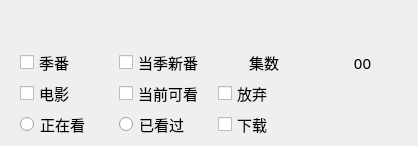
             <widget class="QWidget" name="tab_10">
              <attribute name="title">
               <string>Debug</string>
              </attribute>
              <widget class="QWidget" name="widget_9" native="true">
               <property name="geometry">
                <rect>
                 <x>20</x>
                 <y>50</y>
                 <width>389</width>
                 <height>87</height>
                </rect>
               </property>
               <layout class="QGridLayout" name="gridLayout_8">
                <property name="topMargin">
                 <number>3</number>
                </property>
                <property name="bottomMargin">
                 <number>3</number>
                </property>
                <property name="verticalSpacing">
                 <number>12</number>
                </property>
                <item row="0" column="2">
                 <widget class="QLabel" name="Weight_6">
                  <property name="maximumSize">
                   <size>
                    <width>100</width>
                    <height>16777215</height>
                   </size>
                  </property>
                  <property name="font">
                   <font>
                    <family>宋体</family>
                    <pointsize>11</pointsize>
                   </font>
                  </property>
                  <property name="text">
                   <string>集数</string>
                  </property>
                  <property name="alignment">
                   <set>Qt::AlignCenter</set>
                  </property>
                 </widget>
                </item>
                <item row="2" column="0">
                 <widget class="QRadioButton" name="WatchingAnime_2">
                  <property name="font">
                   <font>
                    <family>宋体</family>
                    <pointsize>11</pointsize>
                   </font>
                  </property>
                  <property name="text">
                   <string>正在看</string>
                  </property>
                  <property name="checkable">
                   <bool>true</bool>
                  </property>
                  <property name="checked">
                   <bool>false</bool>
                  </property>
                 </widget>
                </item>
                <item row="1" column="2">
                 <widget class="QCheckBox" name="GiveUp">
                  <property name="font">
                   <font>
                    <family>宋体</family>
                    <pointsize>11</pointsize>
                   </font>
                  </property>
                  <property name="text">
                   <string>放弃</string>
                  </property>
                  <property name="checkable">
                   <bool>true</bool>
                  </property>
                 </widget>
                </item>
                <item row="1" column="0">
                 <widget class="QCheckBox" name="AnimeMovie_2">
                  <property name="font">
                   <font>
                    <family>宋体</family>
                    <pointsize>11</pointsize>
                   </font>
                  </property>
                  <property name="text">
                   <string>电影</string>
                  </property>
                  <property name="checkable">
                   <bool>true</bool>
                  </property>
                 </widget>
                </item>
                <item row="1" column="1">
                 <widget class="QCheckBox" name="NowCanWatch">
                  <property name="font">
                   <font>
                    <family>宋体</family>
                    <pointsize>11</pointsize>
                   </font>
                  </property>
                  <property name="text">
                   <string>当前可看</string>
                  </property>
                  <property name="checkable">
                   <bool>true</bool>
                  </property>
                 </widget>
                </item>
                <item row="2" column="1">
                 <widget class="QRadioButton" name="WatchedAnime_2">
                  <property name="font">
                   <font>
                    <family>宋体</family>
                    <pointsize>11</pointsize>
                   </font>
                  </property>
                  <property name="text">
                   <string>已看过</string>
                  </property>
                  <property name="checkable">
                   <bool>true</bool>
                  </property>
                  <property name="checked">
                   <bool>false</bool>
                  </property>
                 </widget>
                </item>
                <item row="0" column="1">
                 <widget class="QCheckBox" name="LocalSeasonAnime_2">
                  <property name="font">
                   <font>
                    <family>宋体</family>
                    <pointsize>11</pointsize>
                   </font>
                  </property>
                  <property name="text">
                   <string>当季新番</string>
                  </property>
                  <property name="checkable">
                   <bool>true</bool>
                  </property>
                 </widget>
                </item>
                <item row="0" column="0">
                 <widget class="QCheckBox" name="SeasonAnime">
                  <property name="font">
                   <font>
                    <family>宋体</family>
                    <pointsize>11</pointsize>
                   </font>
                  </property>
                  <property name="text">
                   <string>季番</string>
                  </property>
                  <property name="checkable">
                   <bool>true</bool>
                  </property>
                 </widget>
                </item>
                <item row="0" column="4">
                 <widget class="QLabel" name="AnimeEpisode">
                  <property name="font">
                   <font>
                    <family>宋体</family>
                    <pointsize>11</pointsize>
                   </font>
                  </property>
                  <property name="text">
                   <string>00</string>
                  </property>
                  <property name="alignment">
                   <set>Qt::AlignCenter</set>
                  </property>
                 </widget>
                </item>
                <item row="2" column="2">
                 <widget class="QCheckBox" name="LocalFile">
                  <property name="font">
                   <font>
                    <family>宋体</family>
                    <pointsize>11</pointsize>
                   </font>
                  </property>
                  <property name="text">
                   <string>下载</string>
                  </property>
                  <property name="checkable">
                   <bool>true</bool>
                  </property>
                 </widget>
                </item>
               </layout>
              </widget>
             </widget>
